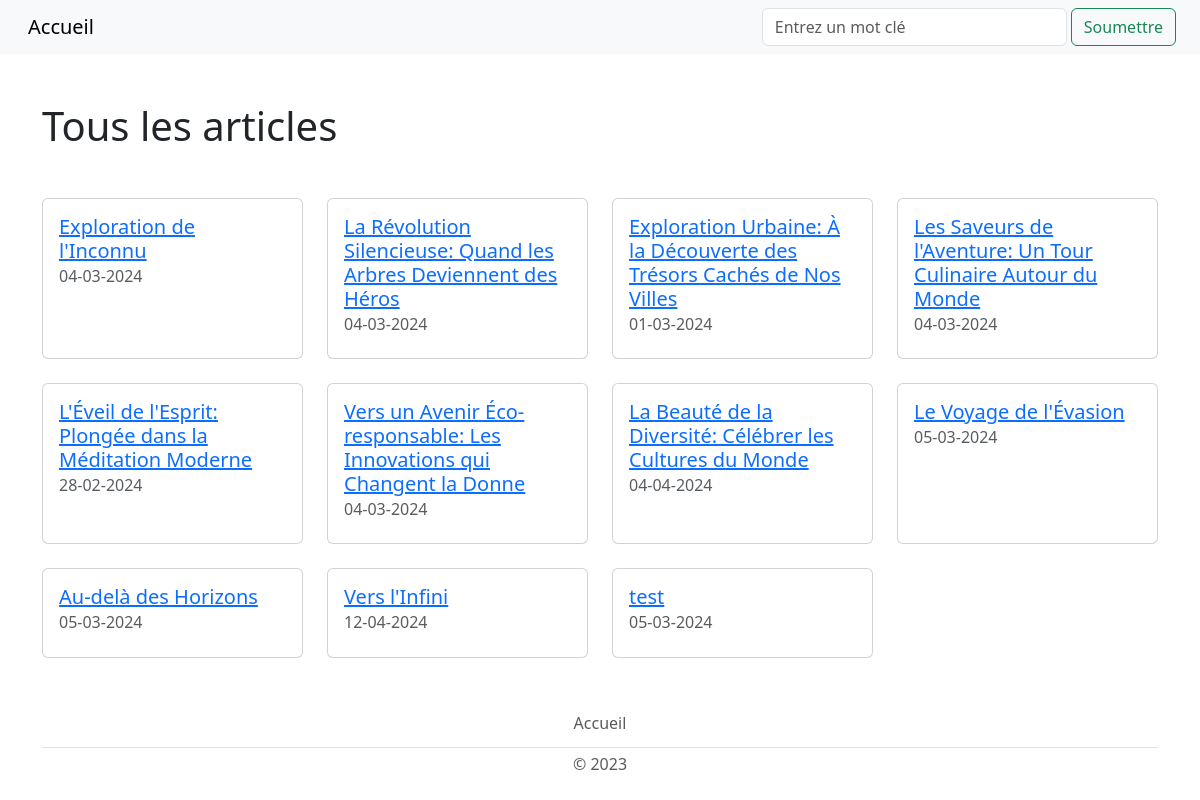
Page /resultats/ on the committed database.
### tables this page shows
CREATE TABLE ARTICLES (
    id_article VARCHAR(50) PRIMARY KEY,
    titre_article varchar(100) NOT NULL,
    date_publication DATE NOT NULL,
    contenu TEXT NOT NULL,
    id_utilisateur INTEGER NOT NULL,
    CONSTRAINT fk_auteur FOREIGN KEY (id_utilisateur) REFERENCES UTILISATEURS(id_utilisateur)
);

### app.py (the view)
@app.route('/resultats/<query>', methods=['GET'])
@app.route('/resultats/', defaults={'query': None}, methods=['GET'])
def resultats(query):
    if query:
        db = get_db()
        articles = db.get_articles(query)
    else:
        db = get_db()
        articles = db.get_articles()
    return render_template('resultats.html', query=query, articles=articles)

### app.py (called while the page is built)
def get_db():
    database = getattr(g, '_database', None)
    if database is None:
        g._database = Database()
    return g._database

@app.teardown_appcontext
def close_connection(exception):
    db = getattr(g, '_database', None)
    if db is not None:
        db.disconnect()

### database.py (called while the page is built)
    def disconnect(self):
        if self.user_connection is not None:
            self.user_connection.close()
        if self.photo_connection is not None:
            self.photo_connection.close()
        if self.session_connection is not None:
            self.session_connection.close()
        if self.article_connection is not None:
            self.article_connection.close()

    def get_article_connection(self):
        if self.article_connection is None:
            self.article_connection = sqlite3.connect('db/articles.db')
        return self.article_connection

    def get_articles(self, recherche_input=None):
        cursor = self.get_article_connection().cursor()
        if recherche_input:
            cursor.execute(
                "SELECT * FROM articles WHERE titre_article LIKE ? OR "
                "contenu LIKE ?",
                ('%' + recherche_input + '%', '%' + recherche_input + '%'))
        else:
            cursor.execute(
                "SELECT id_article, titre_article, date_publication, "
                "contenu, id_utilisateur FROM articles")
        return cursor.fetchall()

### templates/resultats.html
{% extends "layout.html" %}
{% block content %}
    <div class="container">
        {% if query %}
            <h1 class="my-5">Résultats de la recherche pour "{{ query }}"</h1>
        {% else %}
            <h1 class="my-5">Tous les articles</h1>
        {% endif %}
        <div class="row row-cols-1 row-cols-md-2 row-cols-lg-4">
            {% for article in articles %}
                <div class="col mb-4">
                    <div class="card h-100">
                        <div class="card-body">
                            <a href="{{ url_for('article', identifiant=article[0]) }}" class="card-link">
                                <h5 class="card-title">{{ article[1] }}</h5>
                            </a>
                            <h6 class="card-subtitle mb-2 text-muted">{{ article[2] }}</h6>
                        </div>
                    </div>
                </div>
            {% endfor %}
        </div>
    </div>
{% endblock %}

### templates/layout.html (shortened to what this page needs)
<!DOCTYPE html>
<html lang="en">
<head>
    <link href="https://cdn.jsdelivr.net/npm/bootstrap@5.3.0-alpha1/dist/css/bootstrap.min.css" rel="stylesheet">
    <link rel="stylesheet" href="{{ url_for('static', filename='css/style.css') }}">
</head>
<body style="display: flex; flex-direction: column; min-height: 100vh;">
<nav class="navbar navbar-expand-lg bg-body-tertiary">
    <div class="container-fluid">
        <ul class="navbar-nav">
            <li class="nav-item">
                <a class="navbar-brand px-3" href="{{ url_for('accueil') }}">Accueil</a>
            </li>
        </ul>
        <form action="{{ url_for('recherche') }}" class="d-flex mx-2" method="POST" role="search">
            <label>
                <input class="form-control me-5" name="recherche_input" placeholder="Entrez un mot clé"
                       type="search"
                       title="Pour voir tous les articles, laisser le champ vide et cliquer sur Soumettre.">
            </label>
            <button class="btn btn-outline-success mx-1" type="submit">Soumettre</button>
        </form>
    </div>
</nav>
{% block content %}{% endblock %}
<footer class="py-1 my-1 mt-auto">
    <div class="container">
        <ul class="nav justify-content-center border-bottom pb-1 mb-1">
            <li class="nav-item"><a href="{{ url_for('accueil') }}"
                                    class="nav-link px-2 text-body-secondary">Accueil</a></li>
        </ul>
        <p class="text-center text-body-secondary">© 2023</p>
    </div>
</footer>
</body>
</html>

### rows in the picture
ARTICLES: titre_article "Exploration de l'Inconnu", date_publication "04-03-2024"
ARTICLES: titre_article "La Révolution Silencieuse: Quand les Arbres Deviennent des Héros", date_publication "04-03-2024"
ARTICLES: titre_article "Exploration Urbaine: À la Découverte des Trésors Cachés de Nos Villes", date_publication "01-03-2024"
ARTICLES: titre_article "Les Saveurs de l'Aventure: Un Tour Culinaire Autour du Monde", date_publication "04-03-2024"
ARTICLES: titre_article "L'Éveil de l'Esprit: Plongée dans la Méditation Moderne", date_publication "28-02-2024"
ARTICLES: titre_article "Vers un Avenir Éco-responsable: Les Innovations qui Changent la Donne", date_publication "04-03-2024"
ARTICLES: titre_article "La Beauté de la Diversité: Célébrer les Cultures du Monde", date_publication "04-04-2024"
ARTICLES: titre_article "Le Voyage de l'Évasion", date_publication "05-03-2024"
ARTICLES: titre_article "Au-delà des Horizons", date_publication "05-03-2024"
ARTICLES: titre_article "Vers l'Infini", date_publication "12-04-2024"
ARTICLES: titre_article "test", date_publication "05-03-2024"
